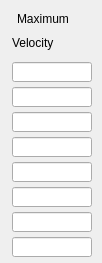
   <widget class="caFrame" name="caFrame_0">
    <property name="geometry">
     <rect>
      <x>586</x>
      <y>58</y>
      <width>102</width>
      <height>263</height>
     </rect>
    </property>
    <widget class="caLabel" name="caLabel_1">
     <property name="geometry">
      <rect>
       <x>12</x>
       <y>33</y>
       <width>80</width>
       <height>20</height>
      </rect>
     </property>
     <property name="text">
      <string>Velocity</string>
     </property>
     <property name="alignment">
      <set>Qt::AlignAbsolute|Qt::AlignLeading|Qt::AlignLeft|Qt::AlignVCenter</set>
     </property>
     <property name="fontScaleMode">
      <enum>ESimpleLabel::WidthAndHeight</enum>
     </property>
     <property name="foreground">
      <color>
       <red>0</red>
       <green>0</green>
       <blue>0</blue>
      </color>
     </property>
     <property name="background">
      <color alpha="0">
       <red>0</red>
       <green>0</green>
       <blue>0</blue>
      </color>
     </property>
     <property name="frameShape">
      <enum>QFrame::NoFrame</enum>
     </property>
    </widget>
    <widget class="caLabel" name="caLabel_2">
     <property name="geometry">
      <rect>
       <x>17</x>
       <y>9</y>
       <width>70</width>
       <height>20</height>
      </rect>
     </property>
     <property name="text">
      <string>Maximum</string>
     </property>
     <property name="alignment">
      <set>Qt::AlignAbsolute|Qt::AlignLeading|Qt::AlignLeft|Qt::AlignVCenter</set>
     </property>
     <property name="fontScaleMode">
      <enum>ESimpleLabel::WidthAndHeight</enum>
     </property>
     <property name="foreground">
      <color>
       <red>0</red>
       <green>0</green>
       <blue>0</blue>
      </color>
     </property>
     <property name="background">
      <color alpha="0">
       <red>0</red>
       <green>0</green>
       <blue>0</blue>
      </color>
     </property>
     <property name="frameShape">
      <enum>QFrame::NoFrame</enum>
     </property>
    </widget>
    <widget class="caLineEdit" name="caLineEdit_8">
     <property name="geometry">
      <rect>
       <x>12</x>
       <y>137</y>
       <width>80</width>
       <height>20</height>
      </rect>
     </property>
     <property name="alignment">
      <set>Qt::AlignAbsolute|Qt::AlignRight|Qt::AlignTrailing|Qt::AlignVCenter</set>
     </property>
     <property name="channel" stdset="0">
      <string>$(P)$(M4)-$(R)MaxVelocity</string>
     </property>
     <property name="foreground">
      <color>
       <red>10</red>
       <green>0</green>
       <blue>184</blue>
      </color>
     </property>
     <property name="background">
      <color>
       <red>187</red>
       <green>187</green>
       <blue>187</blue>
      </color>
     </property>
     <property name="colorMode">
      <enum>caLineEdit::Static</enum>
     </property>
     <property name="precisionMode">
      <enum>caLineEdit::Channel</enum>
     </property>
     <property name="limitsMode">
      <enum>caLineEdit::Channel</enum>
     </property>
     <property name="maxValue">
      <double>1.000000000000000</double>
     </property>
     <property name="minValue">
      <double>0.000000000000000</double>
     </property>
     <property name="fontScaleMode" stdset="0">
      <enum>caLineEdit::WidthAndHeight</enum>
     </property>
     <property name="formatType">
      <enum>caLineEdit::decimal</enum>
     </property>
    </widget>
    <widget class="caLineEdit" name="caLineEdit_9">
     <property name="geometry">
      <rect>
       <x>12</x>
       <y>162</y>
       <width>80</width>
       <height>20</height>
      </rect>
     </property>
     <property name="alignment">
      <set>Qt::AlignAbsolute|Qt::AlignRight|Qt::AlignTrailing|Qt::AlignVCenter</set>
     </property>
     <property name="channel" stdset="0">
      <string>$(P)$(M5)-$(R)MaxVelocity</string>
     </property>
     <property name="foreground">
      <color>
       <red>10</red>
       <green>0</green>
       <blue>184</blue>
      </color>
     </property>
     <property name="background">
      <color>
       <red>187</red>
       <green>187</green>
       <blue>187</blue>
      </color>
     </property>
     <property name="colorMode">
      <enum>caLineEdit::Static</enum>
     </property>
     <property name="precisionMode">
      <enum>caLineEdit::Channel</enum>
     </property>
     <property name="limitsMode">
      <enum>caLineEdit::Channel</enum>
     </property>
     <property name="maxValue">
      <double>1.000000000000000</double>
     </property>
     <property name="minValue">
      <double>0.000000000000000</double>
     </property>
     <property name="fontScaleMode" stdset="0">
      <enum>caLineEdit::WidthAndHeight</enum>
     </property>
     <property name="formatType">
      <enum>caLineEdit::decimal</enum>
     </property>
    </widget>
    <widget class="caLineEdit" name="caLineEdit_10">
     <property name="geometry">
      <rect>
       <x>12</x>
       <y>187</y>
       <width>80</width>
       <height>20</height>
      </rect>
     </property>
     <property name="alignment">
      <set>Qt::AlignAbsolute|Qt::AlignRight|Qt::AlignTrailing|Qt::AlignVCenter</set>
     </property>
     <property name="channel" stdset="0">
      <string>$(P)$(R)M6MaxVelocity</string>
     </property>
     <property name="foreground">
      <color>
       <red>10</red>
       <green>0</green>
       <blue>184</blue>
      </color>
     </property>
     <property name="background">
      <color>
       <red>187</red>
       <green>187</green>
       <blue>187</blue>
      </color>
     </property>
     <property name="colorMode">
      <enum>caLineEdit::Static</enum>
     </property>
     <property name="precisionMode">
      <enum>caLineEdit::Channel</enum>
     </property>
     <property name="limitsMode">
      <enum>caLineEdit::Channel</enum>
     </property>
     <property name="maxValue">
      <double>1.000000000000000</double>
     </property>
     <property name="minValue">
      <double>0.000000000000000</double>
     </property>
     <property name="fontScaleMode" stdset="0">
      <enum>caLineEdit::WidthAndHeight</enum>
     </property>
     <property name="formatType">
      <enum>caLineEdit::decimal</enum>
     </property>
    </widget>
    <widget class="caLineEdit" name="caLineEdit_11">
     <property name="geometry">
      <rect>
       <x>12</x>
       <y>62</y>
       <width>80</width>
       <height>20</height>
      </rect>
     </property>
     <property name="alignment">
      <set>Qt::AlignAbsolute|Qt::AlignRight|Qt::AlignTrailing|Qt::AlignVCenter</set>
     </property>
     <property name="channel" stdset="0">
      <string>$(P)$(M1)-$(R)MaxVelocity</string>
     </property>
     <property name="foreground">
      <color>
       <red>10</red>
       <green>0</green>
       <blue>184</blue>
      </color>
     </property>
     <property name="background">
      <color>
       <red>187</red>
       <green>187</green>
       <blue>187</blue>
      </color>
     </property>
     <property name="colorMode">
      <enum>caLineEdit::Static</enum>
     </property>
     <property name="precisionMode">
      <enum>caLineEdit::Channel</enum>
     </property>
     <property name="limitsMode">
      <enum>caLineEdit::Channel</enum>
     </property>
     <property name="maxValue">
      <double>1.000000000000000</double>
     </property>
     <property name="minValue">
      <double>0.000000000000000</double>
     </property>
     <property name="fontScaleMode" stdset="0">
      <enum>caLineEdit::WidthAndHeight</enum>
     </property>
     <property name="formatType">
      <enum>caLineEdit::decimal</enum>
     </property>
    </widget>
    <widget class="caLineEdit" name="caLineEdit_12">
     <property name="geometry">
      <rect>
       <x>12</x>
       <y>87</y>
       <width>80</width>
       <height>20</height>
      </rect>
     </property>
     <property name="alignment">
      <set>Qt::AlignAbsolute|Qt::AlignRight|Qt::AlignTrailing|Qt::AlignVCenter</set>
     </property>
     <property name="channel" stdset="0">
      <string>$(P)$(M2)-$(R)MaxVelocity</string>
     </property>
     <property name="foreground">
      <color>
       <red>10</red>
       <green>0</green>
       <blue>184</blue>
      </color>
     </property>
     <property name="background">
      <color>
       <red>187</red>
       <green>187</green>
       <blue>187</blue>
      </color>
     </property>
     <property name="colorMode">
      <enum>caLineEdit::Static</enum>
     </property>
     <property name="precisionMode">
      <enum>caLineEdit::Channel</enum>
     </property>
     <property name="limitsMode">
      <enum>caLineEdit::Channel</enum>
     </property>
     <property name="maxValue">
      <double>1.000000000000000</double>
     </property>
     <property name="minValue">
      <double>0.000000000000000</double>
     </property>
     <property name="fontScaleMode" stdset="0">
      <enum>caLineEdit::WidthAndHeight</enum>
     </property>
     <property name="formatType">
      <enum>caLineEdit::decimal</enum>
     </property>
    </widget>
    <widget class="caLineEdit" name="caLineEdit_13">
     <property name="geometry">
      <rect>
       <x>12</x>
       <y>112</y>
       <width>80</width>
       <height>20</height>
      </rect>
     </property>
     <property name="alignment">
      <set>Qt::AlignAbsolute|Qt::AlignRight|Qt::AlignTrailing|Qt::AlignVCenter</set>
     </property>
     <property name="channel" stdset="0">
      <string>$(P)$(M3)-$(R)MaxVelocity</string>
     </property>
     <property name="foreground">
      <color>
       <red>10</red>
       <green>0</green>
       <blue>184</blue>
      </color>
     </property>
     <property name="background">
      <color>
       <red>187</red>
       <green>187</green>
       <blue>187</blue>
      </color>
     </property>
     <property name="colorMode">
      <enum>caLineEdit::Static</enum>
     </property>
     <property name="precisionMode">
      <enum>caLineEdit::Channel</enum>
     </property>
     <property name="limitsMode">
      <enum>caLineEdit::Channel</enum>
     </property>
     <property name="maxValue">
      <double>1.000000000000000</double>
     </property>
     <property name="minValue">
      <double>0.000000000000000</double>
     </property>
     <property name="fontScaleMode" stdset="0">
      <enum>caLineEdit::WidthAndHeight</enum>
     </property>
     <property name="formatType">
      <enum>caLineEdit::decimal</enum>
     </property>
    </widget>
    <widget class="caGraphics" name="caRectangle_2">
     <property name="geometry">
      <rect>
       <x>0</x>
       <y>0</y>
       <width>100</width>
       <height>261</height>
      </rect>
     </property>
     <property name="foreground">
      <color>
       <red>0</red>
       <green>0</green>
       <blue>0</blue>
      </color>
     </property>
     <property name="linestyle" stdset="0">
      <enum>caGraphics::Solid</enum>
     </property>
     <property name="lineSize">
      <number>2</number>
     </property>
     <property name="lineColor">
      <color>
       <red>0</red>
       <green>0</green>
       <blue>0</blue>
      </color>
     </property>
     <property name="form">
      <enum>caGraphics::Rectangle</enum>
     </property>
     <property name="background" stdset="0">
      <color alpha="0">
       <red>0</red>
       <green>0</green>
       <blue>0</blue>
      </color>
     </property>
    </widget>
    <widget class="caLineEdit" name="caLineEdit_14">
     <property name="geometry">
      <rect>
       <x>12</x>
       <y>237</y>
       <width>80</width>
       <height>20</height>
      </rect>
     </property>
     <property name="alignment">
      <set>Qt::AlignAbsolute|Qt::AlignRight|Qt::AlignTrailing|Qt::AlignVCenter</set>
     </property>
     <property name="channel" stdset="0">
      <string>$(P)$(M8)-$(R)MaxVelocity</string>
     </property>
     <property name="foreground">
      <color>
       <red>10</red>
       <green>0</green>
       <blue>184</blue>
      </color>
     </property>
     <property name="background">
      <color>
       <red>187</red>
       <green>187</green>
       <blue>187</blue>
      </color>
     </property>
     <property name="colorMode">
      <enum>caLineEdit::Static</enum>
     </property>
     <property name="precisionMode">
      <enum>caLineEdit::Channel</enum>
     </property>
     <property name="limitsMode">
      <enum>caLineEdit::Channel</enum>
     </property>
     <property name="maxValue">
      <double>1.000000000000000</double>
     </property>
     <property name="minValue">
      <double>0.000000000000000</double>
     </property>
     <property name="fontScaleMode" stdset="0">
      <enum>caLineEdit::WidthAndHeight</enum>
     </property>
     <property name="formatType">
      <enum>caLineEdit::decimal</enum>
     </property>
    </widget>
    <widget class="caLineEdit" name="caLineEdit_15">
     <property name="geometry">
      <rect>
       <x>12</x>
       <y>212</y>
       <width>80</width>
       <height>20</height>
      </rect>
     </property>
     <property name="alignment">
      <set>Qt::AlignAbsolute|Qt::AlignRight|Qt::AlignTrailing|Qt::AlignVCenter</set>
     </property>
     <property name="channel" stdset="0">
      <string>$(P)$(M7)-$(R)MaxVelocity</string>
     </property>
     <property name="foreground">
      <color>
       <red>10</red>
       <green>0</green>
       <blue>184</blue>
      </color>
     </property>
     <property name="background">
      <color>
       <red>187</red>
       <green>187</green>
       <blue>187</blue>
      </color>
     </property>
     <property name="colorMode">
      <enum>caLineEdit::Static</enum>
     </property>
     <property name="precisionMode">
      <enum>caLineEdit::Channel</enum>
     </property>
     <property name="limitsMode">
      <enum>caLineEdit::Channel</enum>
     </property>
     <property name="maxValue">
      <double>1.000000000000000</double>
     </property>
     <property name="minValue">
      <double>0.000000000000000</double>
     </property>
     <property name="fontScaleMode" stdset="0">
      <enum>caLineEdit::WidthAndHeight</enum>
     </property>
     <property name="formatType">
      <enum>caLineEdit::decimal</enum>
     </property>
    </widget>
   </widget>
